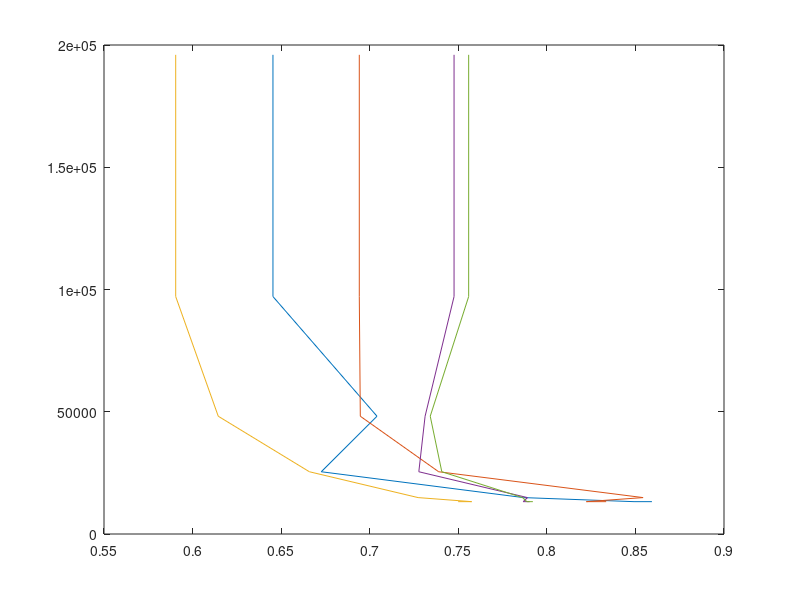

Recreate this plot in MATLAB. (Note: this script raises an error after producing the figure.)
%%JPEG
fSizeJpg = [195981.949749,97117.296482, 48169.763819, 25460.877722, 14891.619765, 13229.919598, 13229.919598];

mAPJpg = [0.645375779031375,0.694116524952617,0.590473730019836,0.747609770261751,0.755856695866040;...
    0.645375779031375,0.694116524952617,0.590473730019836,0.747609770261751,0.755856695866040;...
    0.704106391956274,0.694688414601699,0.614492317392862,0.731259037919037,0.734162738655989;...
    0.672660836586765,0.738926233918810,0.665942641439711,0.727720390863328,0.740696379478676;...
    0.786804880920780,0.854326992023651,0.727302598500601,0.789038580845613,0.786338236617657;...
    0.849205145381120,0.822274795309784,0.757565937739824,0.786656052202084,0.788694037012244;...
    0.859306651460545,0.833489016256312,0.749924089573039,0.790277985542978,0.792092309149506];
plot(mAPJpg(:,1),fSizeJpg);
hold on
plot(mAPJpg(:,2),fSizeJpg);
hold on
plot(mAPJpg(:,3),fSizeJpg);
hold on
plot(mAPJpg(:,4),fSizeJpg);
hold on
plot(mAPJpg(:,5),fSizeJpg);
a = gca;
a.YTick = 0:0.1:1;